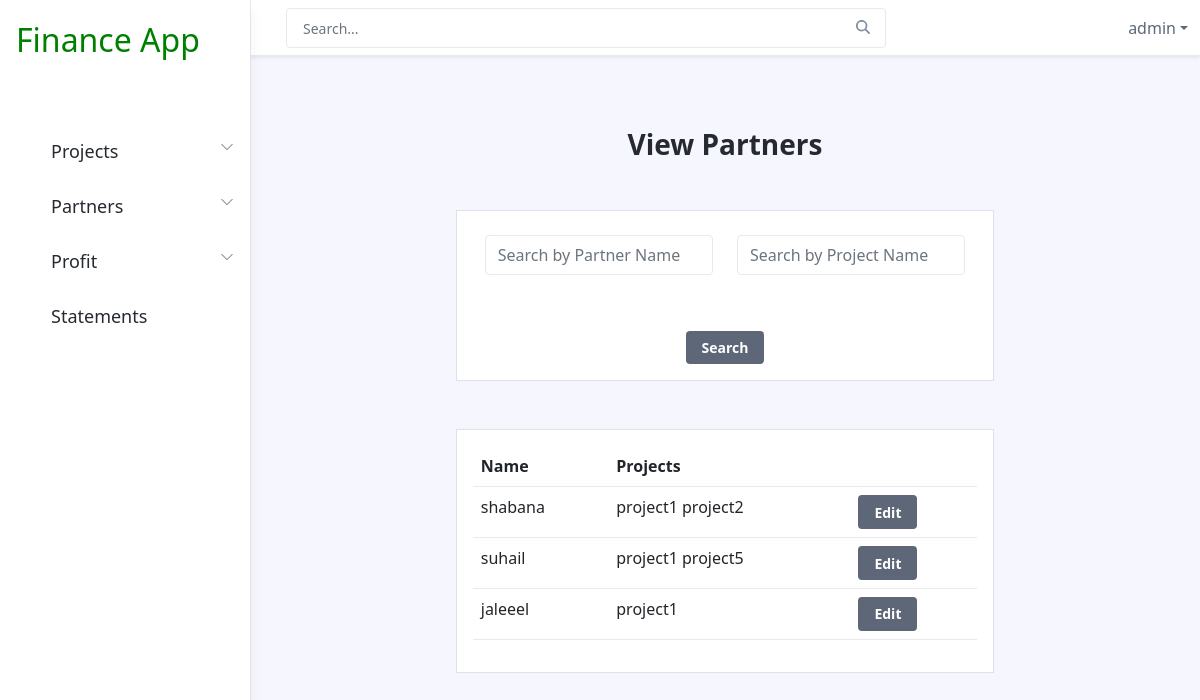
Page /viewpartner/ (signed in) on the earlier database version.
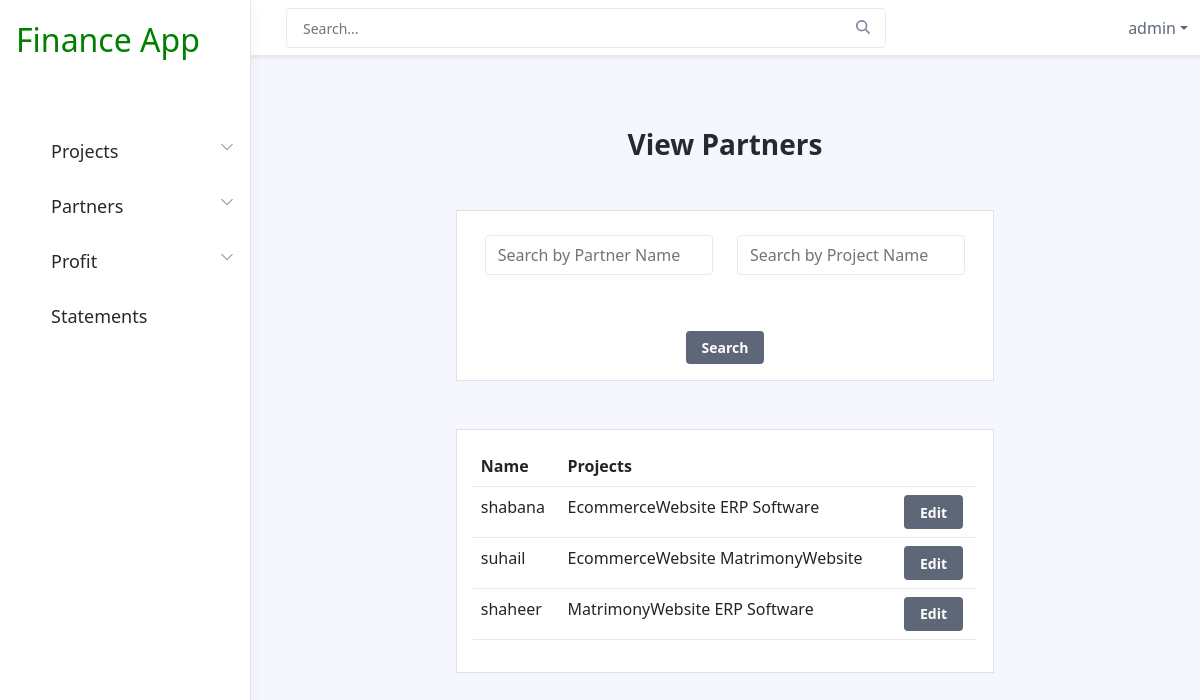
Same page on the later database version.
### financeadmin/models.py (models this page shows, shortened)
class partner(models.Model):
    partner_name=models.CharField(max_length=30,unique=True)

class partnership(models.Model):
    project=models.ForeignKey(project,on_delete=models.CASCADE)
    partner=models.ForeignKey(partner,on_delete=models.CASCADE,null=True)
    partnership=models.IntegerField()
    class Meta:
        unique_together=['project','partner']

class project(models.Model):
    name=models.CharField(max_length=30)
    def __str__(self):
        return self.name

### financeadmin/views.py (the view)
# urls.py: path('viewpartner/', views.fnviewpartner,name="viewpartner"),
@login_required(login_url="/login/")
def fnviewpartner(request):
    q=request.GET.get('q') if request.GET.get('q') !=None  else ''
    t=request.GET.get('t') if request.GET.get('t') !=None  else ''
    print(q)
    partners=partner.objects.all()
    if q:
        partners=partners.filter(partner_name__icontains=q)
    if t:
        partners=partners.filter(partnership__project__name=t)
    context={'partner':partners}
    return render(request,'viewpartners.html',context)

### financeadmin/templates/viewpartners.html
{% extends 'includes/navbar.html' %}
{% block content %}
{% load mathfilters %}
<div class="app-wrapper">
    <div class="app-content pt-3 p-md-3 p-lg-4">
        <div class="container-xl">
<div class="col-sm-8 col-lg-9 container ">
    <h3 class="text-center mt-5">View Partners</h3>
    <div class="row m-5 p-3 border bg-white">
        <form action="" method="GET">
            <div class="row">
                 <div class="col-sm-6 my-2">
                <input type="text" placeholder="Search by Partner Name" class="form-control" name="q">
            </div>
            <div class="col-sm-6 my-2">
                <input type="text" placeholder="Search by Project Name" class="form-control" name="t">
            </div>
        </div>
        <center><button type="submit" class="btn btn-secondary mt-5">Search</button></center>
    </form>
    </div>
    <div class="row m-5 p-3 border bg-white">
        <table class="table ">
            <tr>
                <th>Name</th>
                <th>Projects</th>
                <th></th>
            </tr>
            {% for partners in partner %}
            <tr>
                <td>{{partners.partner_name}}</td>
                <td>{% for p in partners.partnership_set.all %}
                    {{p.project}}
                    {% endfor%}
                </td>
                <td><a href="" class="btn btn-secondary"> Edit</a></td>
            </tr>
            {% endfor %}
        </table>
    </div>
</div>
</div>
</div>
</div>
{% endblock %}

Differences in the rows shown:
removed partnership: project "project1", shown under "shabana"
removed partnership: project "project2", shown under "shabana"
removed partnership: project "project1", shown under "suhail"
removed partnership: project "project5", shown under "suhail"
removed partner: partner_name "jaleeel"
removed partnership: project "project1", shown under "jaleeel"
added partnership: project "EcommerceWebsite", shown under "shabana"
added partnership: project "ERP Software", shown under "shabana"
added partnership: project "EcommerceWebsite", shown under "suhail"
added partnership: project "MatrimonyWebsite", shown under "suhail"
added partner: partner_name "shaheer"
added partnership: project "MatrimonyWebsite", shown under "shaheer"
added partnership: project "ERP Software", shown under "shaheer"
